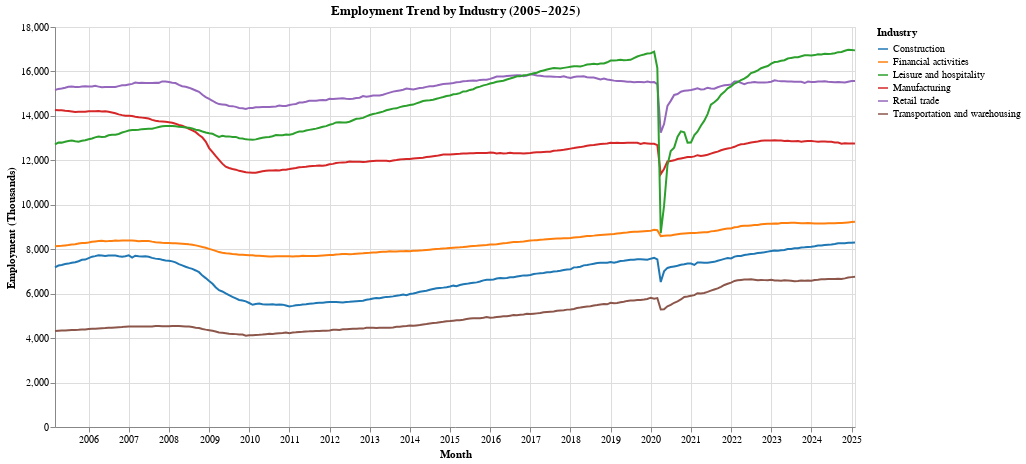

Notebook code cell kept with this figure:
### Markdown cell above
# RUN THIS CELL!

### Code cell
import pandas as pd
import altair as alt
import ipywidgets as widgets
from IPython.display import display
from ipywidgets import VBox

industries_to_plot = [
    'Manufacturing',
    'Construction',
    'Retail trade',
    'Transportation and warehousing',
    'Leisure and hospitality',
    'Financial activities'
]

df_long = df_clean.melt(
    id_vars=['Month'],
    value_vars=industries_to_plot,
    var_name='Industry',
    value_name='Employment'
)

start_picker = widgets.SelectionSlider(
    options=list(df_clean['Month'].dt.to_period('M').astype(str)),
    description='Start Month',
    layout=widgets.Layout(width='800px')
)

end_picker = widgets.SelectionSlider(
    options=list(df_clean['Month'].dt.to_period('M').astype(str)),
    description='End Month',
    layout=widgets.Layout(width='800px')
)

btn = widgets.Button(description="Calculate % Change", button_style='success')
out = widgets.Output()

trend_chart = alt.Chart(df_long).mark_line().encode(
    x=alt.X('Month:T', title='Month'),
    y=alt.Y('Employment:Q', title='Employment (Thousands)'),
    color=alt.Color('Industry:N', scale=alt.Scale(scheme='category10')),
    tooltip=['Month:T', 'Industry:N', 'Employment:Q']
).properties(
    width=800,
    height=400,
    title='Employment Trend by Industry (2005–2025)'
)

display(trend_chart)

display(VBox([start_picker, end_picker, btn]))

display(out)

def on_button_clicked(b):
    with out:
        out.clear_output()

        start = pd.to_datetime(start_picker.value)
        end = pd.to_datetime(end_picker.value)

        if start >= end:
            print("⚠️ Start date must be earlier than End date!")
            return

        start_vals = df_long[df_long['Month'] == start]
        end_vals = df_long[df_long['Month'] == end]

        if start_vals.empty or end_vals.empty:
            print("⚠️ Selected dates not available in data!")
            return

        compare = pd.merge(
            start_vals,
            end_vals,
            on='Industry',
            suffixes=('_start', '_end')
        )

        compare['Change'] = (compare['Employment_end'] - compare['Employment_start']) / compare['Employment_end'] * 100

        bar = alt.Chart(compare).mark_bar().encode(
            x=alt.X('Industry:N', title='Industry'),
            y=alt.Y('Change:Q', title='% Change (End - Start) / End × 100'),
            color=alt.condition(
                alt.datum.Change > 0,
                alt.value('steelblue'),
                alt.value('orangered')
            ),
            tooltip=[
                alt.Tooltip('Industry:N'),
                alt.Tooltip('Change:Q', format='.2f')
            ]
        ).properties(
            width=800,
            height=300,
            title=f'% Change from {start_picker.value} to {end_picker.value}'
        )

        display(bar)

btn.on_click(on_button_clicked)

### Figure 1 — Vega-Lite specification as saved in the notebook (floating-point values rounded to 4 significant figures; data arrays with more than 128 entries replaced by an {"elided": "..."} marker saying what was removed)
{"config": {"view": {"continuousWidth": 300, "continuousHeight": 300}}, "data": {"name": "data-11808105585c44ea730da236352fc753"}, "mark": {"type": "line"}, "encoding": {"color": {"field": "Industry", "scale": {"scheme": "category10"}, "type": "nominal"}, "tooltip": [{"field": "Month", "type": "temporal"}, {"field": "Industry", "type": "nominal"}, {"field": "Employment", "type": "quantitative"}], "x": {"field": "Month", "title": "Month", "type": "temporal"}, "y": {"field": "Employment", "title": "Employment (Thousands)", "type": "quantitative"}}, "height": 400, "title": "Employment Trend by Industry (2005–2025)", "width": 800, "$schema": "https://vega.github.io/schema/vega-lite/v5.20.1.json", "datasets": {"data-11808105585c44ea730da236352fc753": {"elided": "1440 records"}}}
